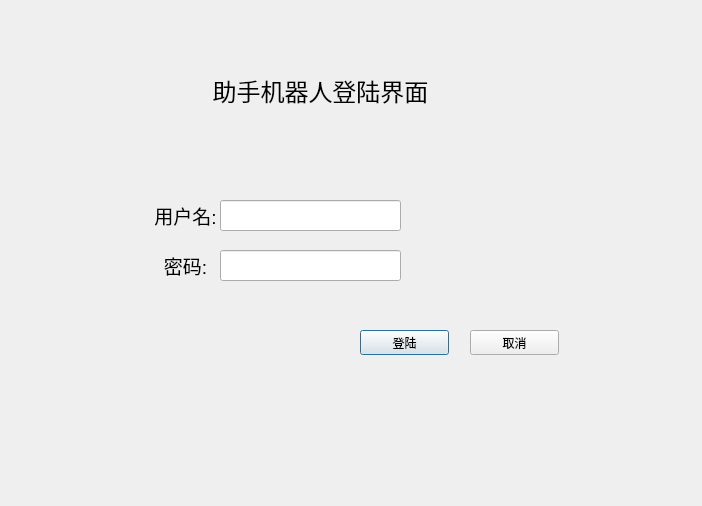
<?xml version="1.0" encoding="UTF-8"?>
<ui version="4.0">
 <class>locate</class>
 <widget class="QDialog" name="locate">
  <property name="geometry">
   <rect>
    <x>0</x>
    <y>0</y>
    <width>702</width>
    <height>506</height>
   </rect>
  </property>
  <property name="windowTitle">
   <string>Dialog</string>
  </property>
  <widget class="QLabel" name="label_3">
   <property name="geometry">
    <rect>
     <x>0</x>
     <y>0</y>
     <width>141</width>
     <height>111</height>
    </rect>
   </property>
   <property name="styleSheet">
    <string notr="true"/>
   </property>
   <property name="text">
    <string/>
   </property>
   <property name="pixmap">
    <pixmap resource="resource.qrc">:/new/prefix1/resource/logo.jpg</pixmap>
   </property>
   <property name="scaledContents">
    <bool>true</bool>
   </property>
  </widget>
  <widget class="QLabel" name="label_2">
   <property name="geometry">
    <rect>
     <x>490</x>
     <y>20</y>
     <width>201</width>
     <height>171</height>
    </rect>
   </property>
   <property name="styleSheet">
    <string notr="true"/>
   </property>
   <property name="text">
    <string/>
   </property>
   <property name="pixmap">
    <pixmap resource="resource.qrc">:/new/prefix1/resource/ji.jpg</pixmap>
   </property>
   <property name="scaledContents">
    <bool>true</bool>
   </property>
  </widget>
  <widget class="QLabel" name="label_4">
   <property name="geometry">
    <rect>
     <x>190</x>
     <y>40</y>
     <width>261</width>
     <height>101</height>
    </rect>
   </property>
   <property name="text">
    <string>&lt;html&gt;&lt;head/&gt;&lt;body&gt;&lt;p align=&quot;center&quot;&gt;&lt;span style=&quot; font-size:18pt;&quot;&gt;助手机器人登陆界面&lt;/span&gt;&lt;/p&gt;&lt;/body&gt;&lt;/html&gt;</string>
   </property>
  </widget>
  <widget class="QLabel" name="label">
   <property name="geometry">
    <rect>
     <x>150</x>
     <y>200</y>
     <width>71</width>
     <height>31</height>
    </rect>
   </property>
   <property name="text">
    <string>&lt;html&gt;&lt;head/&gt;&lt;body&gt;&lt;p align=&quot;center&quot;&gt;&lt;span style=&quot; font-size:14pt;&quot;&gt;用户名:&lt;/span&gt;&lt;/p&gt;&lt;/body&gt;&lt;/html&gt;</string>
   </property>
  </widget>
  <widget class="QLabel" name="label_5">
   <property name="geometry">
    <rect>
     <x>150</x>
     <y>250</y>
     <width>71</width>
     <height>31</height>
    </rect>
   </property>
   <property name="text">
    <string>&lt;html&gt;&lt;head/&gt;&lt;body&gt;&lt;p align=&quot;center&quot;&gt;&lt;span style=&quot; font-size:14pt;&quot;&gt;密码:&lt;/span&gt;&lt;/p&gt;&lt;/body&gt;&lt;/html&gt;</string>
   </property>
  </widget>
  <widget class="QPushButton" name="locate_2">
   <property name="geometry">
    <rect>
     <x>360</x>
     <y>330</y>
     <width>89</width>
     <height>25</height>
    </rect>
   </property>
   <property name="text">
    <string>登陆</string>
   </property>
  </widget>
  <widget class="QPushButton" name="cancel">
   <property name="geometry">
    <rect>
     <x>470</x>
     <y>330</y>
     <width>89</width>
     <height>25</height>
    </rect>
   </property>
   <property name="text">
    <string>取消</string>
   </property>
  </widget>
  <widget class="QLineEdit" name="user_text">
   <property name="geometry">
    <rect>
     <x>220</x>
     <y>200</y>
     <width>181</width>
     <height>31</height>
    </rect>
   </property>
  </widget>
  <widget class="QLineEdit" name="password_text">
   <property name="geometry">
    <rect>
     <x>220</x>
     <y>250</y>
     <width>181</width>
     <height>31</height>
    </rect>
   </property>
  </widget>
 </widget>
 <resources>
  <include location="resource.qrc"/>
 </resources>
 <connections>
  <connection>
   <sender>cancel</sender>
   <signal>clicked()</signal>
   <receiver>locate</receiver>
   <slot>close()</slot>
   <hints>
    <hint type="sourcelabel">
     <x>514</x>
     <y>342</y>
    </hint>
    <hint type="destinationlabel">
     <x>350</x>
     <y>252</y>
    </hint>
   </hints>
  </connection>
 </connections>
</ui>
